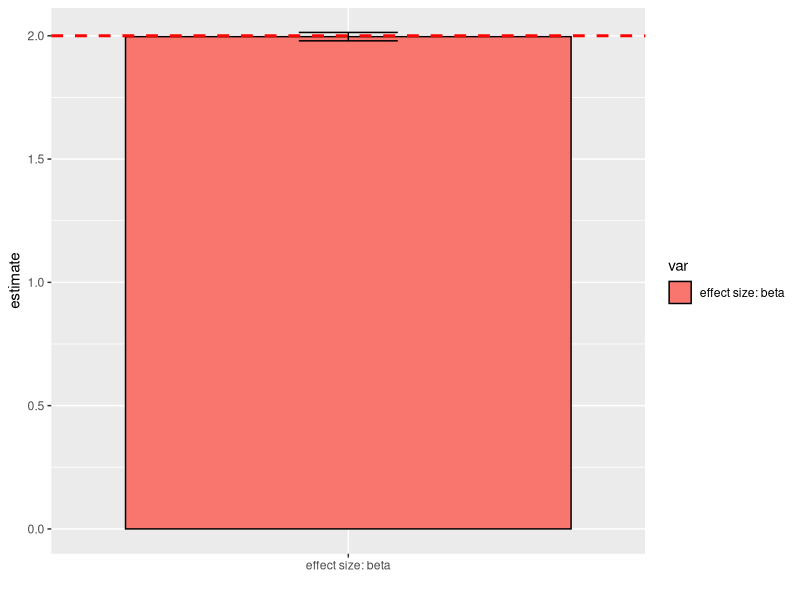

This chart was generated by the following R code:
## ---- chunk 1
library(tidyverse)
## ---- chunk 2
beta_estimate=c(2.016002, 1.998177, 1.994396, 2.024530, 1.988762, 1.989376, 1.995133, 2.011443, 1.977110, 1.969553) # this estimate is obtained by running code: LogisticPriorOneAnnoFeature.R 


beta_estimate_summary=data.frame(estimate=mean(beta_estimate), lower=mean(beta_estimate)-sd(beta_estimate), upper=mean(beta_estimate)+sd(beta_estimate), var="effect size: beta")
ggplot(beta_estimate_summary, aes(x=var, y=estimate, fill=var)) + # draw the OR plot 
  geom_bar(stat="identity", color="black", 
           position=position_dodge()) +
  geom_hline(yintercept = 2,linetype="dashed", 
                color = "red", size=1)+
  xlab("")+
  geom_errorbar(aes(ymin=lower, ymax=upper), width=.2,
                 position=position_dodge(.9)) 

